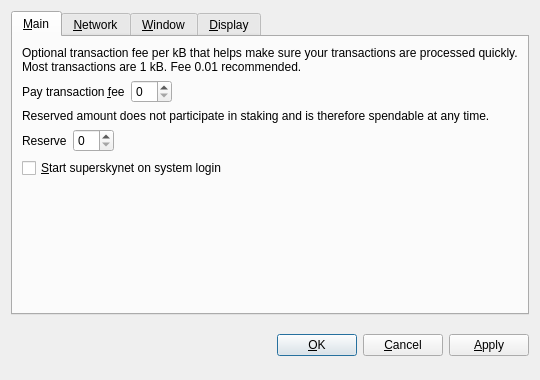
<?xml version="1.0" encoding="UTF-8"?>
<ui version="4.0">
 <class>OptionsDialog</class>
 <widget class="QDialog" name="OptionsDialog">
  <property name="geometry">
   <rect>
    <x>0</x>
    <y>0</y>
    <width>540</width>
    <height>380</height>
   </rect>
  </property>
  <property name="windowTitle">
   <string>Options</string>
  </property>
  <property name="modal">
   <bool>true</bool>
  </property>
  <layout class="QVBoxLayout" name="verticalLayout">
   <item>
    <widget class="QTabWidget" name="tabWidget">
     <property name="tabPosition">
      <enum>QTabWidget::North</enum>
     </property>
     <property name="currentIndex">
      <number>0</number>
     </property>
     <widget class="QWidget" name="tabMain">
      <attribute name="title">
       <string>&amp;Main</string>
      </attribute>
      <layout class="QVBoxLayout" name="verticalLayout_Main">
       <item>
        <widget class="QLabel" name="transactionFeeInfoLabel">
         <property name="text">
          <string>Optional transaction fee per kB that helps make sure your transactions are processed quickly. Most transactions are 1 kB. Fee 0.01 recommended.</string>
         </property>
         <property name="textFormat">
          <enum>Qt::PlainText</enum>
         </property>
         <property name="wordWrap">
          <bool>true</bool>
         </property>
        </widget>
       </item>
       <item>
        <layout class="QHBoxLayout" name="horizontalLayoutFee">
         <item>
          <widget class="QLabel" name="transactionFeeLabel">
           <property name="text">
            <string>Pay transaction &amp;fee</string>
           </property>
           <property name="textFormat">
            <enum>Qt::PlainText</enum>
           </property>
           <property name="buddy">
            <cstring>transactionFee</cstring>
           </property>
          </widget>
         </item>
         <item>
          <widget class="BitcoinAmountField" name="transactionFee"/>
         </item>
         <item>
          <spacer name="horizontalSpacerFee">
           <property name="orientation">
            <enum>Qt::Horizontal</enum>
           </property>
           <property name="sizeHint" stdset="0">
            <size>
             <width>40</width>
             <height>20</height>
            </size>
           </property>
          </spacer>
         </item>
        </layout>
       </item>
       <item>
        <widget class="QLabel" name="reserveBalanceInfoLabel">
         <property name="text">
          <string>Reserved amount does not participate in staking and is therefore spendable at any time.</string>
         </property>
         <property name="textFormat">
          <enum>Qt::PlainText</enum>
         </property>
         <property name="wordWrap">
          <bool>true</bool>
         </property>
        </widget>
       </item>
       <item>
        <layout class="QHBoxLayout" name="horizontalLayoutReserveBalance">
         <item>
          <widget class="QLabel" name="reserveBalanceLabel">
           <property name="text">
            <string>Reserve</string>
           </property>
           <property name="textFormat">
            <enum>Qt::PlainText</enum>
           </property>
           <property name="buddy">
            <cstring>reserveBalance</cstring>
           </property>
          </widget>
         </item>
         <item>
          <widget class="BitcoinAmountField" name="reserveBalance"/>
         </item>
         <item>
          <spacer name="horizontalSpacerReserveBalance">
           <property name="orientation">
            <enum>Qt::Horizontal</enum>
           </property>
           <property name="sizeHint" stdset="0">
            <size>
             <width>40</width>
             <height>20</height>
            </size>
           </property>
          </spacer>
         </item>
        </layout>
       </item>
       <item>
        <widget class="QCheckBox" name="bitcoinAtStartup">
         <property name="toolTip">
          <string>Automatically start superskynet after logging in to the system.</string>
         </property>
         <property name="text">
          <string>&amp;Start superskynet on system login</string>
         </property>
        </widget>
       </item>
       <item>
        <spacer name="verticalSpacer_Main">
         <property name="orientation">
          <enum>Qt::Vertical</enum>
         </property>
         <property name="sizeHint" stdset="0">
          <size>
           <width>20</width>
           <height>40</height>
          </size>
         </property>
        </spacer>
       </item>
      </layout>
     </widget>
     <widget class="QWidget" name="tabNetwork">
      <attribute name="title">
       <string>&amp;Network</string>
      </attribute>
      <layout class="QVBoxLayout" name="verticalLayout_Network">
       <item>
        <widget class="QCheckBox" name="mapPortUpnp">
         <property name="toolTip">
          <string>Automatically open the superskynet client port on the router. This only works when your router supports UPnP and it is enabled.</string>
         </property>
         <property name="text">
          <string>Map port using &amp;UPnP</string>
         </property>
        </widget>
       </item>
       <item>
        <widget class="QCheckBox" name="connectSocks">
         <property name="toolTip">
          <string>Connect to the superskynet network through a SOCKS5 proxy (e.g. when connecting through Tor).</string>
         </property>
         <property name="text">
          <string>&amp;Connect through SOCKS5 proxy:</string>
         </property>
        </widget>
       </item>
       <item>
        <layout class="QHBoxLayout" name="horizontalLayout_Network">
         <item>
          <widget class="QLabel" name="proxyIpLabel">
           <property name="text">
            <string>Proxy &amp;IP:</string>
           </property>
           <property name="textFormat">
            <enum>Qt::PlainText</enum>
           </property>
           <property name="buddy">
            <cstring>proxyIp</cstring>
           </property>
          </widget>
         </item>
         <item>
          <widget class="QValidatedLineEdit" name="proxyIp">
           <property name="maximumSize">
            <size>
             <width>140</width>
             <height>16777215</height>
            </size>
           </property>
           <property name="toolTip">
            <string>IP address of the proxy (e.g. 127.0.0.1)</string>
           </property>
          </widget>
         </item>
         <item>
          <widget class="QLabel" name="proxyPortLabel">
           <property name="text">
            <string>&amp;Port:</string>
           </property>
           <property name="textFormat">
            <enum>Qt::PlainText</enum>
           </property>
           <property name="buddy">
            <cstring>proxyPort</cstring>
           </property>
          </widget>
         </item>
         <item>
          <widget class="QLineEdit" name="proxyPort">
           <property name="maximumSize">
            <size>
             <width>55</width>
             <height>16777215</height>
            </size>
           </property>
           <property name="toolTip">
            <string>Port of the proxy (e.g. 9050)</string>
           </property>
          </widget>
         </item>
         <item>
          <spacer name="horizontalSpacer_Network">
           <property name="orientation">
            <enum>Qt::Horizontal</enum>
           </property>
           <property name="sizeHint" stdset="0">
            <size>
             <width>40</width>
             <height>20</height>
            </size>
           </property>
          </spacer>
         </item>
        </layout>
       </item>
       <item>
        <spacer name="verticalSpacer_Network">
         <property name="orientation">
          <enum>Qt::Vertical</enum>
         </property>
         <property name="sizeHint" stdset="0">
          <size>
           <width>20</width>
           <height>40</height>
          </size>
         </property>
        </spacer>
       </item>
      </layout>
     </widget>
     <widget class="QWidget" name="tabWindow">
      <attribute name="title">
       <string>&amp;Window</string>
      </attribute>
      <layout class="QVBoxLayout" name="verticalLayout_Window">
       <item>
        <widget class="QCheckBox" name="minimizeToTray">
         <property name="toolTip">
          <string>Show only a tray icon after minimizing the window.</string>
         </property>
         <property name="text">
          <string>&amp;Minimize to the tray instead of the taskbar</string>
         </property>
        </widget>
       </item>
       <item>
        <widget class="QCheckBox" name="minimizeOnClose">
         <property name="toolTip">
          <string>Minimize instead of exit the application when the window is closed. When this option is enabled, the application will be closed only after selecting Quit in the menu.</string>
         </property>
         <property name="text">
          <string>M&amp;inimize on close</string>
         </property>
        </widget>
       </item>
       <item>
        <spacer name="verticalSpacer_Window">
         <property name="orientation">
          <enum>Qt::Vertical</enum>
         </property>
         <property name="sizeHint" stdset="0">
          <size>
           <width>20</width>
           <height>40</height>
          </size>
         </property>
        </spacer>
       </item>
      </layout>
     </widget>
     <widget class="QWidget" name="tabDisplay">
      <attribute name="title">
       <string>&amp;Display</string>
      </attribute>
      <layout class="QVBoxLayout" name="verticalLayout_Display">
       <item>
        <layout class="QHBoxLayout" name="horizontalLayout_1_Display">
         <item>
          <widget class="QLabel" name="langLabel">
           <property name="text">
            <string>User Interface &amp;language:</string>
           </property>
           <property name="textFormat">
            <enum>Qt::PlainText</enum>
           </property>
           <property name="buddy">
            <cstring>lang</cstring>
           </property>
          </widget>
         </item>
         <item>
          <widget class="QValueComboBox" name="lang">
           <property name="toolTip">
            <string>The user interface language can be set here. This setting will take effect after restarting superskynet.</string>
           </property>
          </widget>
         </item>
        </layout>
       </item>
       <item>
        <layout class="QHBoxLayout" name="horizontalLayout_2_Display">
         <item>
          <widget class="QLabel" name="unitLabel">
           <property name="text">
            <string>&amp;Unit to show amounts in:</string>
           </property>
           <property name="textFormat">
            <enum>Qt::PlainText</enum>
           </property>
           <property name="buddy">
            <cstring>unit</cstring>
           </property>
          </widget>
         </item>
         <item>
          <widget class="QValueComboBox" name="unit">
           <property name="toolTip">
            <string>Choose the default subdivision unit to show in the interface and when sending coins.</string>
           </property>
          </widget>
         </item>
        </layout>
       </item>
       <item>
        <widget class="QCheckBox" name="coinControlFeatures">
         <property name="toolTip">
          <string>Whether to show coin control features or not.</string>
         </property>
         <property name="text">
          <string>Display coin &amp;control features (experts only!)</string>
         </property>
        </widget>
       </item>
       <item>
        <spacer name="verticalSpacer_Display">
         <property name="orientation">
          <enum>Qt::Vertical</enum>
         </property>
         <property name="sizeHint" stdset="0">
          <size>
           <width>20</width>
           <height>40</height>
          </size>
         </property>
        </spacer>
       </item>
      </layout>
     </widget>
    </widget>
   </item>
   <item>
    <layout class="QHBoxLayout" name="horizontalLayout_Buttons">
     <item>
      <spacer name="horizontalSpacer_1">
       <property name="orientation">
        <enum>Qt::Horizontal</enum>
       </property>
       <property name="sizeHint" stdset="0">
        <size>
         <width>40</width>
         <height>48</height>
        </size>
       </property>
      </spacer>
     </item>
     <item>
      <widget class="QLabel" name="statusLabel">
       <property name="font">
        <font>
         <weight>75</weight>
         <bold>true</bold>
        </font>
       </property>
       <property name="text">
        <string/>
       </property>
       <property name="textFormat">
        <enum>Qt::PlainText</enum>
       </property>
       <property name="wordWrap">
        <bool>true</bool>
       </property>
      </widget>
     </item>
     <item>
      <spacer name="horizontalSpacer_2">
       <property name="orientation">
        <enum>Qt::Horizontal</enum>
       </property>
       <property name="sizeHint" stdset="0">
        <size>
         <width>40</width>
         <height>48</height>
        </size>
       </property>
      </spacer>
     </item>
     <item>
      <widget class="QPushButton" name="okButton">
       <property name="text">
        <string>&amp;OK</string>
       </property>
      </widget>
     </item>
     <item>
      <widget class="QPushButton" name="cancelButton">
       <property name="text">
        <string>&amp;Cancel</string>
       </property>
       <property name="autoDefault">
        <bool>false</bool>
       </property>
      </widget>
     </item>
     <item>
      <widget class="QPushButton" name="applyButton">
       <property name="text">
        <string>&amp;Apply</string>
       </property>
       <property name="autoDefault">
        <bool>false</bool>
       </property>
      </widget>
     </item>
    </layout>
   </item>
  </layout>
 </widget>
 <customwidgets>
  <customwidget>
   <class>BitcoinAmountField</class>
   <extends>QSpinBox</extends>
   <header>bitcoinamountfield.h</header>
  </customwidget>
  <customwidget>
   <class>QValueComboBox</class>
   <extends>QComboBox</extends>
   <header>qvaluecombobox.h</header>
  </customwidget>
  <customwidget>
   <class>QValidatedLineEdit</class>
   <extends>QLineEdit</extends>
   <header>qvalidatedlineedit.h</header>
  </customwidget>
 </customwidgets>
 <resources/>
 <connections/>
</ui>
